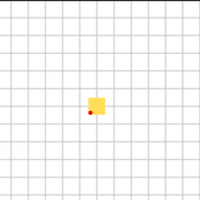
#> input picture data/raw/cuadro_muestra.png, 200 x 200 px; its folder holds 8 pictures in this run
$ python main.py
#> lines starting #> are read from the running program, lines starting #| are printed output that depends on the picture; after the words box and inside, x2 and y2 are one past the last pixel; in counts of white or black regions, pixels touching at a corner belong together
### src/aumentacion.py
import os
import pandas as pd
import numpy as np
import cv2
from src.constants import patron_fila,patron_columna
def aplicar_capa(imagen):
    tono_amarillo_bajo = np.array([10,100,100]) #tonos amarillos con la menor intencidad y brillo bajo de amarillo
    tono_amarillo_alto = np.array([40,255,255]) #tonos amarillos con la mayor intencidad de luz alta
    tono_rojo1_bajo = np.array([160, 100, 100]) #tonos rojos con la menor intencidad y brillo bajo de rojo
    tono_rojo1_alto = np.array([180, 255, 255]) #tonos rojos con la mayor intencidad y brillo alto de rojo
    tono_rojo2_bajo = np.array([0, 100, 100])
    tono_rojo2_alto = np.array([10, 255, 255])
    imagen_hsv = cv2.cvtColor(imagen, cv2.COLOR_BGR2HSV)
    mask_amarillo = cv2.inRange(imagen_hsv, tono_amarillo_bajo, tono_amarillo_alto)
    mask_rojo1 = cv2.inRange(imagen_hsv, tono_rojo1_bajo, tono_rojo1_alto)
    mask_rojo2 = cv2.inRange(imagen_hsv, tono_rojo2_bajo, tono_rojo2_alto)
    maskrojo = cv2.bitwise_or(mask_rojo1, mask_rojo2)
    return cv2.bitwise_or(mask_amarillo, maskrojo)

def recortar_figura(imagen,rotacion):

    #recortar la figura

    mask1 = aplicar_capa(imagen)
    contornos, _ = cv2.findContours(mask1, cv2.RETR_EXTERNAL, cv2.CHAIN_APPROX_SIMPLE)
    contorno_maximo = max(contornos, key=cv2.contourArea)

    mask2 = np.zeros_like(mask1)
    cv2.drawContours(mask2, [contorno_maximo], -1, 255, -1)
    mascara_negra = cv2.bitwise_and(imagen, imagen, mask=mask2)

    x, y, w, h = cv2.boundingRect(contorno_maximo)
    cuadrado_recortado = mascara_negra[y-3:y+h+3, x-3:x+w+3]

    #rotar la figura
    hb, wb = cuadrado_recortado.shape[:2]
    centro = (hb//2, wb//2)
    # M = cv2.getRotationMatrix2D(centro, 180, 1)
    M = cv2.getRotationMatrix2D(centro, rotacion, 1)
    figura_rotada = cv2.warpAffine(cuadrado_recortado, M, (wb , hb), borderValue=(255, 255, 255))

    mask3 = aplicar_capa(figura_rotada)
    solo_el_cuadro = cv2.bitwise_and(figura_rotada,figura_rotada,mask=mask3)

    return solo_el_cuadro


def recortar_plano(imagen):
    return None

def superponer_plano(plano,imagen,angulo,contador,patron_fila,indice_fila,patron_columna,indice_columna):

    xp,p = patron_fila[indice_fila]
    yp = patron_columna[indice_columna]

  ##*por cada 15 grados,menos 3 pixeles en x*##
    if angulo<=90:
        x,y= xp-contador,yp
    if angulo>90 and angulo<=180:
        x,y = xp-p+2,yp+contador
    if angulo>180 and angulo<=270:
        x,y = xp-p+contador,yp+p
    if angulo>270 and angulo<=365:
        x,y = xp,yp+p-contador

    # [8 lines of commented-out code are left out]

    w, h = imagen.shape[:2]
    imagen_sintetica = plano.copy()
    roi = imagen_sintetica[y:y+h, x:x+w] #region de interes dentro del plano
    imagen_gris = cv2.cvtColor(imagen, cv2.COLOR_BGR2GRAY)#convertir la imagen a escala de grises
    _,imagen_mask = cv2.threshold(imagen_gris, 1, 255, cv2.THRESH_BINARY)#aplicar umbralizacion
    figura_mask_inv = cv2.bitwise_not(imagen_mask)#invertir la mascara blanco fondo y negro figura
    tablero_bg = cv2.bitwise_and(roi, roi, mask=figura_mask_inv)
    figura_fg = cv2.bitwise_and(imagen, imagen, mask=imagen_mask)
    dst = cv2.add(tablero_bg,figura_fg)
    imagen_sintetica[y:y+h, x:x+w] = dst
    coordenada_y = y
    coordenada_x = x

    return imagen_sintetica,coordenada_x,coordenada_y


def multiplicar_formato(imagen_con_figura,imagen_con_plano,dir_raw_augmentation):

    contador=0
    dataframe=[]
    for indice_columna in range(0,8,1):
        for indice_fila in range(0,8,1):
            contador = 0
            for rotacion in range(0,375,15):
                figura_rotada = recortar_figura(imagen_con_figura,rotacion)
                imagen_superpuesta,x,y = superponer_plano(imagen_con_plano,figura_rotada,rotacion,contador,patron_fila,indice_fila,patron_columna,indice_columna)
                cv2.imwrite(os.path.join(dir_raw_augmentation, f'sup_x{indice_fila}_y{indice_columna}_{rotacion}G.png'), imagen_superpuesta)
                contador+=3
                if rotacion == 90 or rotacion == 180 or rotacion == 270 or rotacion == 365:
                    contador=3
                if rotacion == 0:
                    dataframe.append([f'sup_x{indice_fila}_y{indice_columna}_{rotacion}G.png',x,y])
                    print(x,y,indice_columna,indice_fila,rotacion)
    return "Generacion de imagenes completado",dataframe

##pipeline principal
def generar_imagenes(dir_raw_augmentation,dir_raw):

#> called with dir_raw_augmentation = 'data/raw_augmentation', dir_raw = 'data/raw'
    imagen_con_figura = cv2.imread(f'{dir_raw}/cuadro_muestra.png')
#> imagen_con_figura is the input picture: shape (200, 200, 3); mean B, G, R 245.4, 246.3, 246.6
    imagen_con_plano = cv2.imread(f'{dir_raw}/plano_vacio.png')
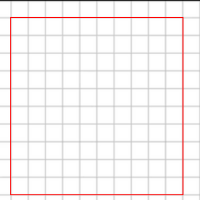
#> input picture data/raw/plano_vacio.png, 200 x 200 px
#> imagen_con_plano is the input picture: shape (200, 200, 3); mean B, G, R 242.9, 242.9, 247.1

    if imagen_con_figura is None:
        print('No se encontro la imagen con la figura')
        return
    if imagen_con_plano is None:
        print('No se encontro la imagen del plano')

    if not os.path.exists(dir_raw_augmentation):
        os.makedirs(dir_raw_augmentation)
        # plano_recortado = recortar_plano(imagen_de_plano)

    mensaje,dataframe = multiplicar_formato(imagen_con_figura,imagen_con_plano,dir_raw_augmentation)
#> the loop in multiplicar_formato, `for indice_columna in range(0,8,1):` made 8 passes
#> pass 1, in aplicar_capa, `mask_amarillo = cv2.inRange(imagen_hsv, tono_amarillo_bajo, tono_amari..`:
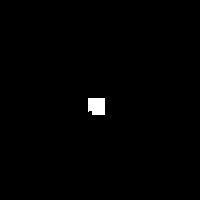
#> mask_amarillo: shape (200, 200); 0.69% white; 1 white region, box (x1, y1, x2, y2) and area: (88, 98, 105, 115) 274
#> pass 1, in aplicar_capa, `mask_rojo2 = cv2.inRange(imagen_hsv, tono_rojo2_bajo, tono_rojo2_alto)`:
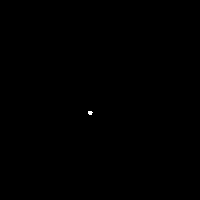
#> mask_rojo2: shape (200, 200); 0.04% white; 1 white region (1 under 20 px)
    dataframe = np.array(dataframe)
    print(dataframe)
#> (printed output is left out)
    print(mensaje)
#| Generacion de imagenes completado
    # cv2.imwrite(os.path.join(dir_raw_augmentation, 'figura_rotada.png'), figura_rotada)
    # cv2.imwrite(os.path.join(dir_raw_augmentation, 'imagen_superpuesta.png'), imagen_superpuesta)

### main.py
import os
from src.preprocess import procesar_imagen, crear_dataframe
from src.modelo import preentrenamiento, entrenamiento_final
from src.test import test_model
from src.data_augmentation import data_augmentation
from src.aumentacion import generar_imagenes
import numpy as np
import pandas as pd
dir_processed = 'data/processed'
dir_raw = 'data/raw'
dir_labels = 'data/labels/images.csv'
dir_test = 'data/test'
dir_raw_augmentation = 'data/raw_augmentation'
# [18 lines of commented-out code are left out]
generar_imagenes(dir_raw_augmentation,dir_raw) #comentar en produccion
# data_augmentation(dir_raw_augmentation,dir_raw) #comentar en produccion
